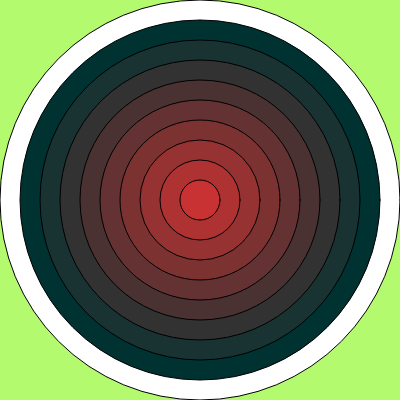
Frame 1 (no input)
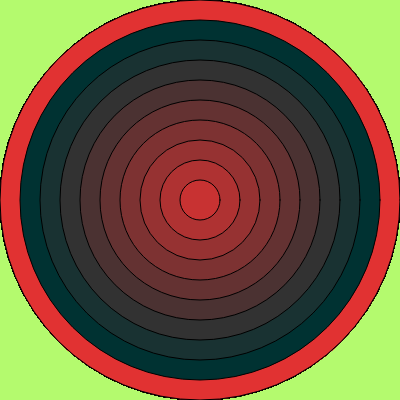
Frame 60 (no input)
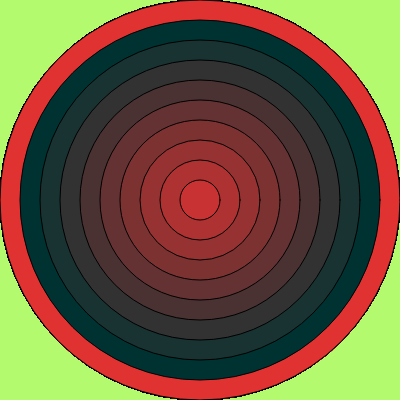
Frame 120 (the mouse pressed at the canvas centre since frame 60)

The p5.js sketch that drew these frames (run headless with seeded random() and noise() and a simulated clock; from frame 60 on, the mouse is pressed at the canvas centre):

// p5.js sketch
// ── sketch.js
function setup() {
    createCanvas(400, 400);
    background(180, 250, 110);
}

function draw() {
    for (let i = 0; i < 10; i++) {
        ellipse(width/2, height/2, height - i*(height/10), width - i*(width/10));
        fill(i*25, 50, 50)
    }

}
